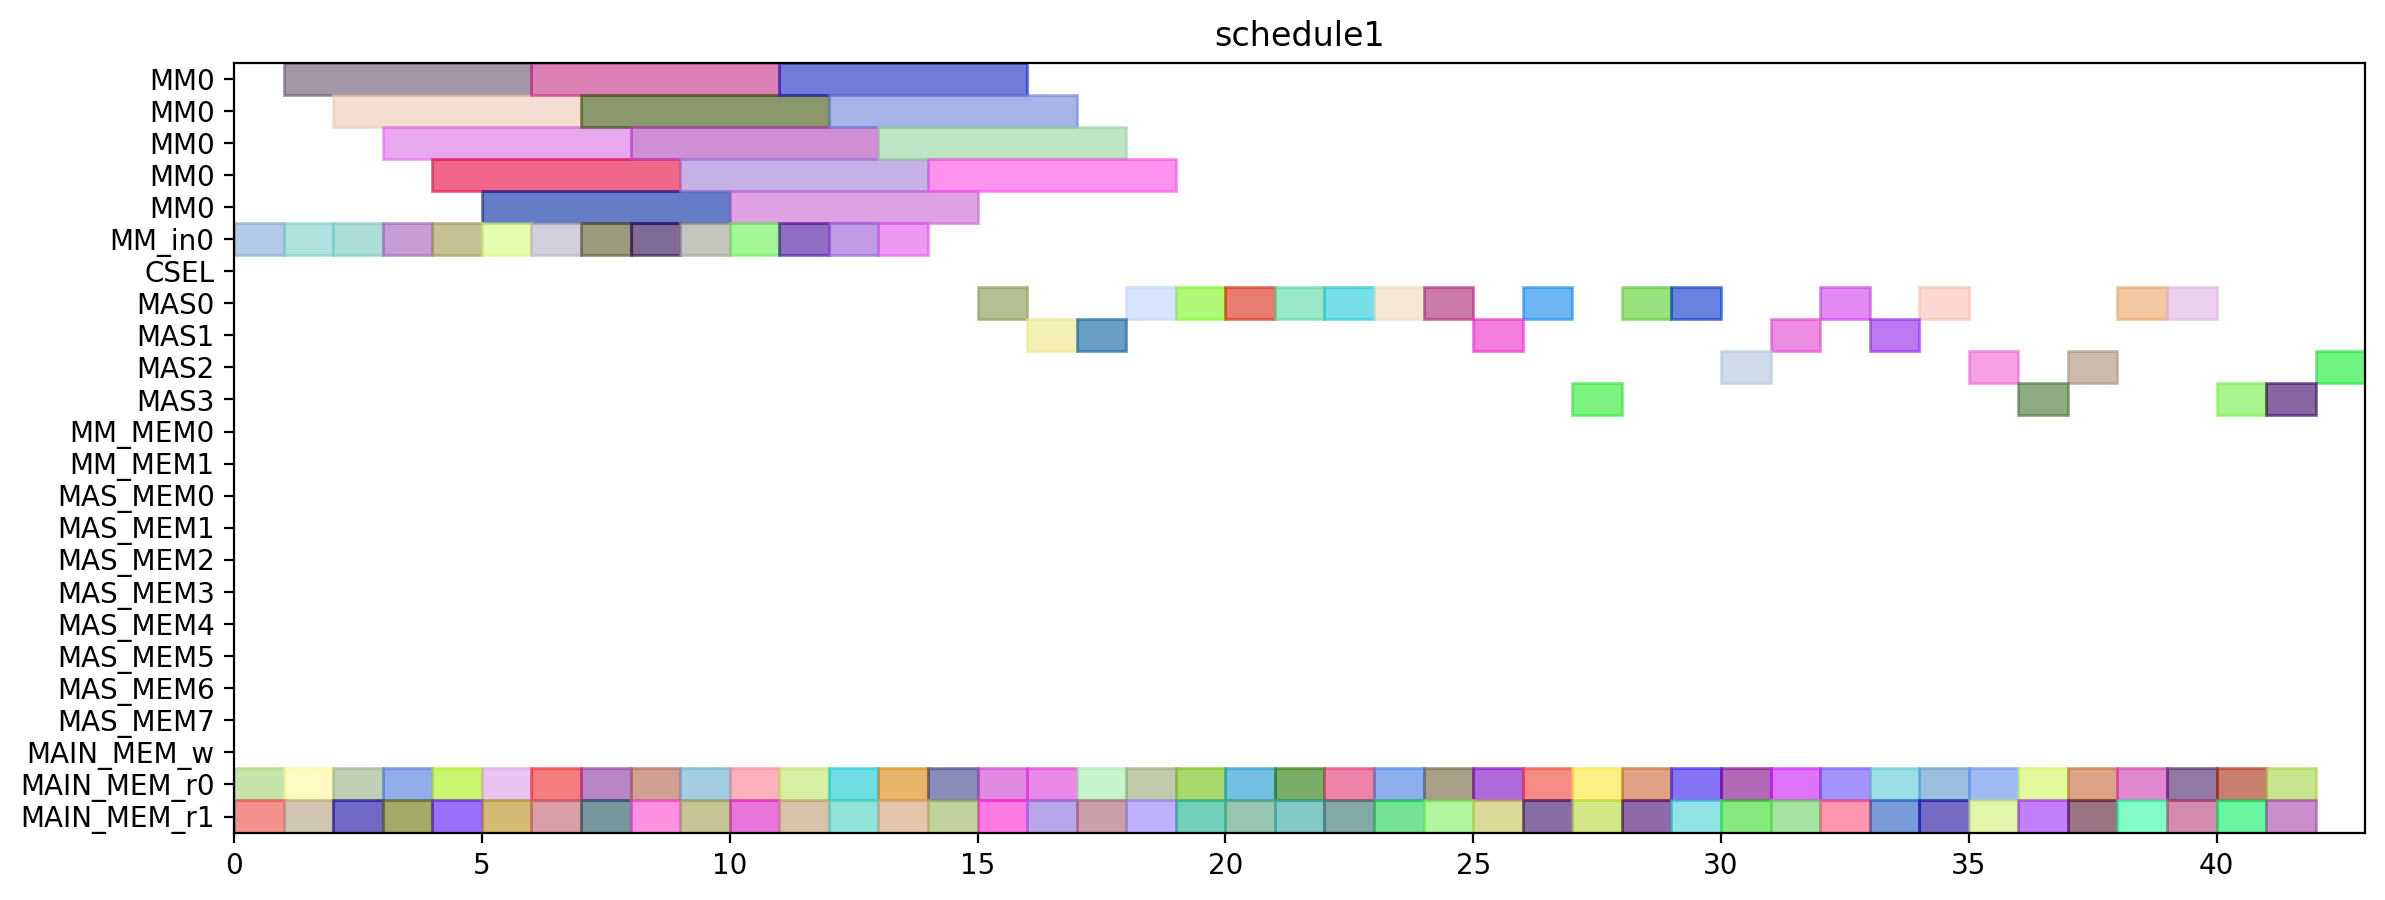

Source code (Python):
from pyschedule import Scenario, solvers, plotters, alt


def solve():
	horizon = 151
	S = Scenario("schedule1", horizon=horizon)

	# resource
	MM = S.Resources('MM', num=1, size=5)
	MM_in = S.Resources('MM_in', num=1)
	CSEL = S.Resource('CSEL')
	MAS = S.Resources('MAS', num=4, size=1, periods=range(1, horizon))
	MM_MEM = S.Resources('MM_MEM', num=2)
	MAS_MEM = S.Resources('MAS_MEM', num=8)
	MAIN_MEM_w = S.Resource('MAIN_MEM_w', size=1)
	MAIN_MEM_r = S.Resources('MAIN_MEM_r', num=2)

	# result of previous scheduling
	t4_t8_t0_in = S.Task('t4_t8_t0_in', length=1, delay_cost=1)
	S += t4_t8_t0_in >= 0
	t4_t8_t0_in += MM_in[0]

	t4_t8_t0_mem0 = S.Task('t4_t8_t0_mem0', length=1, delay_cost=1)
	S += t4_t8_t0_mem0 >= 0
	t4_t8_t0_mem0 += MAIN_MEM_r[0]

	t4_t8_t0_mem1 = S.Task('t4_t8_t0_mem1', length=1, delay_cost=1)
	S += t4_t8_t0_mem1 >= 0
	t4_t8_t0_mem1 += MAIN_MEM_r[1]

	t4_t1_t1_in = S.Task('t4_t1_t1_in', length=1, delay_cost=1)
	S += t4_t1_t1_in >= 1
	t4_t1_t1_in += MM_in[0]

	t4_t1_t1_mem0 = S.Task('t4_t1_t1_mem0', length=1, delay_cost=1)
	S += t4_t1_t1_mem0 >= 1
	t4_t1_t1_mem0 += MAIN_MEM_r[0]

	t4_t1_t1_mem1 = S.Task('t4_t1_t1_mem1', length=1, delay_cost=1)
	S += t4_t1_t1_mem1 >= 1
	t4_t1_t1_mem1 += MAIN_MEM_r[1]

	t4_t8_t0 = S.Task('t4_t8_t0', length=5, delay_cost=1)
	S += t4_t8_t0 >= 1
	t4_t8_t0 += MM[0]

	t4_t0_t1_in = S.Task('t4_t0_t1_in', length=1, delay_cost=1)
	S += t4_t0_t1_in >= 2
	t4_t0_t1_in += MM_in[0]

	t4_t0_t1_mem0 = S.Task('t4_t0_t1_mem0', length=1, delay_cost=1)
	S += t4_t0_t1_mem0 >= 2
	t4_t0_t1_mem0 += MAIN_MEM_r[0]

	t4_t0_t1_mem1 = S.Task('t4_t0_t1_mem1', length=1, delay_cost=1)
	S += t4_t0_t1_mem1 >= 2
	t4_t0_t1_mem1 += MAIN_MEM_r[1]

	t4_t1_t1 = S.Task('t4_t1_t1', length=5, delay_cost=1)
	S += t4_t1_t1 >= 2
	t4_t1_t1 += MM[0]

	t4_t0_t0_in = S.Task('t4_t0_t0_in', length=1, delay_cost=1)
	S += t4_t0_t0_in >= 3
	t4_t0_t0_in += MM_in[0]

	t4_t0_t0_mem0 = S.Task('t4_t0_t0_mem0', length=1, delay_cost=1)
	S += t4_t0_t0_mem0 >= 3
	t4_t0_t0_mem0 += MAIN_MEM_r[0]

	t4_t0_t0_mem1 = S.Task('t4_t0_t0_mem1', length=1, delay_cost=1)
	S += t4_t0_t0_mem1 >= 3
	t4_t0_t0_mem1 += MAIN_MEM_r[1]

	t4_t0_t1 = S.Task('t4_t0_t1', length=5, delay_cost=1)
	S += t4_t0_t1 >= 3
	t4_t0_t1 += MM[0]

	t2_t1_in = S.Task('t2_t1_in', length=1, delay_cost=1)
	S += t2_t1_in >= 4
	t2_t1_in += MM_in[0]

	t2_t1_mem0 = S.Task('t2_t1_mem0', length=1, delay_cost=1)
	S += t2_t1_mem0 >= 4
	t2_t1_mem0 += MAIN_MEM_r[0]

	t2_t1_mem1 = S.Task('t2_t1_mem1', length=1, delay_cost=1)
	S += t2_t1_mem1 >= 4
	t2_t1_mem1 += MAIN_MEM_r[1]

	t4_t0_t0 = S.Task('t4_t0_t0', length=5, delay_cost=1)
	S += t4_t0_t0 >= 4
	t4_t0_t0 += MM[0]

	t2_t1 = S.Task('t2_t1', length=5, delay_cost=1)
	S += t2_t1 >= 5
	t2_t1 += MM[0]

	t4_t2_t1_in = S.Task('t4_t2_t1_in', length=1, delay_cost=1)
	S += t4_t2_t1_in >= 5
	t4_t2_t1_in += MM_in[0]

	t4_t2_t1_mem0 = S.Task('t4_t2_t1_mem0', length=1, delay_cost=1)
	S += t4_t2_t1_mem0 >= 5
	t4_t2_t1_mem0 += MAIN_MEM_r[0]

	t4_t2_t1_mem1 = S.Task('t4_t2_t1_mem1', length=1, delay_cost=1)
	S += t4_t2_t1_mem1 >= 5
	t4_t2_t1_mem1 += MAIN_MEM_r[1]

	t1_t1_in = S.Task('t1_t1_in', length=1, delay_cost=1)
	S += t1_t1_in >= 6
	t1_t1_in += MM_in[0]

	t1_t1_mem0 = S.Task('t1_t1_mem0', length=1, delay_cost=1)
	S += t1_t1_mem0 >= 6
	t1_t1_mem0 += MAIN_MEM_r[0]

	t1_t1_mem1 = S.Task('t1_t1_mem1', length=1, delay_cost=1)
	S += t1_t1_mem1 >= 6
	t1_t1_mem1 += MAIN_MEM_r[1]

	t4_t2_t1 = S.Task('t4_t2_t1', length=5, delay_cost=1)
	S += t4_t2_t1 >= 6
	t4_t2_t1 += MM[0]

	t1_t0_in = S.Task('t1_t0_in', length=1, delay_cost=1)
	S += t1_t0_in >= 7
	t1_t0_in += MM_in[0]

	t1_t0_mem0 = S.Task('t1_t0_mem0', length=1, delay_cost=1)
	S += t1_t0_mem0 >= 7
	t1_t0_mem0 += MAIN_MEM_r[0]

	t1_t0_mem1 = S.Task('t1_t0_mem1', length=1, delay_cost=1)
	S += t1_t0_mem1 >= 7
	t1_t0_mem1 += MAIN_MEM_r[1]

	t1_t1 = S.Task('t1_t1', length=5, delay_cost=1)
	S += t1_t1 >= 7
	t1_t1 += MM[0]

	t0_t1_in = S.Task('t0_t1_in', length=1, delay_cost=1)
	S += t0_t1_in >= 8
	t0_t1_in += MM_in[0]

	t0_t1_mem0 = S.Task('t0_t1_mem0', length=1, delay_cost=1)
	S += t0_t1_mem0 >= 8
	t0_t1_mem0 += MAIN_MEM_r[0]

	t0_t1_mem1 = S.Task('t0_t1_mem1', length=1, delay_cost=1)
	S += t0_t1_mem1 >= 8
	t0_t1_mem1 += MAIN_MEM_r[1]

	t1_t0 = S.Task('t1_t0', length=5, delay_cost=1)
	S += t1_t0 >= 8
	t1_t0 += MM[0]

	t0_t1 = S.Task('t0_t1', length=5, delay_cost=1)
	S += t0_t1 >= 9
	t0_t1 += MM[0]

	t4_t8_t1_in = S.Task('t4_t8_t1_in', length=1, delay_cost=1)
	S += t4_t8_t1_in >= 9
	t4_t8_t1_in += MM_in[0]

	t4_t8_t1_mem0 = S.Task('t4_t8_t1_mem0', length=1, delay_cost=1)
	S += t4_t8_t1_mem0 >= 9
	t4_t8_t1_mem0 += MAIN_MEM_r[0]

	t4_t8_t1_mem1 = S.Task('t4_t8_t1_mem1', length=1, delay_cost=1)
	S += t4_t8_t1_mem1 >= 9
	t4_t8_t1_mem1 += MAIN_MEM_r[1]

	t4_t2_t0_in = S.Task('t4_t2_t0_in', length=1, delay_cost=1)
	S += t4_t2_t0_in >= 10
	t4_t2_t0_in += MM_in[0]

	t4_t2_t0_mem0 = S.Task('t4_t2_t0_mem0', length=1, delay_cost=1)
	S += t4_t2_t0_mem0 >= 10
	t4_t2_t0_mem0 += MAIN_MEM_r[0]

	t4_t2_t0_mem1 = S.Task('t4_t2_t0_mem1', length=1, delay_cost=1)
	S += t4_t2_t0_mem1 >= 10
	t4_t2_t0_mem1 += MAIN_MEM_r[1]

	t4_t8_t1 = S.Task('t4_t8_t1', length=5, delay_cost=1)
	S += t4_t8_t1 >= 10
	t4_t8_t1 += MM[0]

	t4_t1_t0_in = S.Task('t4_t1_t0_in', length=1, delay_cost=1)
	S += t4_t1_t0_in >= 11
	t4_t1_t0_in += MM_in[0]

	t4_t1_t0_mem0 = S.Task('t4_t1_t0_mem0', length=1, delay_cost=1)
	S += t4_t1_t0_mem0 >= 11
	t4_t1_t0_mem0 += MAIN_MEM_r[0]

	t4_t1_t0_mem1 = S.Task('t4_t1_t0_mem1', length=1, delay_cost=1)
	S += t4_t1_t0_mem1 >= 11
	t4_t1_t0_mem1 += MAIN_MEM_r[1]

	t4_t2_t0 = S.Task('t4_t2_t0', length=5, delay_cost=1)
	S += t4_t2_t0 >= 11
	t4_t2_t0 += MM[0]

	t2_t0_in = S.Task('t2_t0_in', length=1, delay_cost=1)
	S += t2_t0_in >= 12
	t2_t0_in += MM_in[0]

	t2_t0_mem0 = S.Task('t2_t0_mem0', length=1, delay_cost=1)
	S += t2_t0_mem0 >= 12
	t2_t0_mem0 += MAIN_MEM_r[0]

	t2_t0_mem1 = S.Task('t2_t0_mem1', length=1, delay_cost=1)
	S += t2_t0_mem1 >= 12
	t2_t0_mem1 += MAIN_MEM_r[1]

	t4_t1_t0 = S.Task('t4_t1_t0', length=5, delay_cost=1)
	S += t4_t1_t0 >= 12
	t4_t1_t0 += MM[0]

	t0_t0_in = S.Task('t0_t0_in', length=1, delay_cost=1)
	S += t0_t0_in >= 13
	t0_t0_in += MM_in[0]

	t0_t0_mem0 = S.Task('t0_t0_mem0', length=1, delay_cost=1)
	S += t0_t0_mem0 >= 13
	t0_t0_mem0 += MAIN_MEM_r[0]

	t0_t0_mem1 = S.Task('t0_t0_mem1', length=1, delay_cost=1)
	S += t0_t0_mem1 >= 13
	t0_t0_mem1 += MAIN_MEM_r[1]

	t2_t0 = S.Task('t2_t0', length=5, delay_cost=1)
	S += t2_t0 >= 13
	t2_t0 += MM[0]

	t0_t0 = S.Task('t0_t0', length=5, delay_cost=1)
	S += t0_t0 >= 14
	t0_t0 += MM[0]

	t4_t51_mem0 = S.Task('t4_t51_mem0', length=1, delay_cost=1)
	S += t4_t51_mem0 >= 14
	t4_t51_mem0 += MAIN_MEM_r[0]

	t4_t51_mem1 = S.Task('t4_t51_mem1', length=1, delay_cost=1)
	S += t4_t51_mem1 >= 14
	t4_t51_mem1 += MAIN_MEM_r[1]

	t0_t3_mem0 = S.Task('t0_t3_mem0', length=1, delay_cost=1)
	S += t0_t3_mem0 >= 15
	t0_t3_mem0 += MAIN_MEM_r[0]

	t0_t3_mem1 = S.Task('t0_t3_mem1', length=1, delay_cost=1)
	S += t0_t3_mem1 >= 15
	t0_t3_mem1 += MAIN_MEM_r[1]

	t4_t51 = S.Task('t4_t51', length=1, delay_cost=1)
	S += t4_t51 >= 15
	t4_t51 += MAS[0]

	t0_t3 = S.Task('t0_t3', length=1, delay_cost=1)
	S += t0_t3 >= 16
	t0_t3 += MAS[1]

	t4_t0_t3_mem0 = S.Task('t4_t0_t3_mem0', length=1, delay_cost=1)
	S += t4_t0_t3_mem0 >= 16
	t4_t0_t3_mem0 += MAIN_MEM_r[0]

	t4_t0_t3_mem1 = S.Task('t4_t0_t3_mem1', length=1, delay_cost=1)
	S += t4_t0_t3_mem1 >= 16
	t4_t0_t3_mem1 += MAIN_MEM_r[1]

	t0_t2_mem0 = S.Task('t0_t2_mem0', length=1, delay_cost=1)
	S += t0_t2_mem0 >= 17
	t0_t2_mem0 += MAIN_MEM_r[0]

	t0_t2_mem1 = S.Task('t0_t2_mem1', length=1, delay_cost=1)
	S += t0_t2_mem1 >= 17
	t0_t2_mem1 += MAIN_MEM_r[1]

	t4_t0_t3 = S.Task('t4_t0_t3', length=1, delay_cost=1)
	S += t4_t0_t3 >= 17
	t4_t0_t3 += MAS[1]

	t0_t2 = S.Task('t0_t2', length=1, delay_cost=1)
	S += t0_t2 >= 18
	t0_t2 += MAS[0]

	t1_t2_mem0 = S.Task('t1_t2_mem0', length=1, delay_cost=1)
	S += t1_t2_mem0 >= 18
	t1_t2_mem0 += MAIN_MEM_r[0]

	t1_t2_mem1 = S.Task('t1_t2_mem1', length=1, delay_cost=1)
	S += t1_t2_mem1 >= 18
	t1_t2_mem1 += MAIN_MEM_r[1]

	t1_t2 = S.Task('t1_t2', length=1, delay_cost=1)
	S += t1_t2 >= 19
	t1_t2 += MAS[0]

	t2_t3_mem0 = S.Task('t2_t3_mem0', length=1, delay_cost=1)
	S += t2_t3_mem0 >= 19
	t2_t3_mem0 += MAIN_MEM_r[0]

	t2_t3_mem1 = S.Task('t2_t3_mem1', length=1, delay_cost=1)
	S += t2_t3_mem1 >= 19
	t2_t3_mem1 += MAIN_MEM_r[1]

	t2_t2_mem0 = S.Task('t2_t2_mem0', length=1, delay_cost=1)
	S += t2_t2_mem0 >= 20
	t2_t2_mem0 += MAIN_MEM_r[0]

	t2_t2_mem1 = S.Task('t2_t2_mem1', length=1, delay_cost=1)
	S += t2_t2_mem1 >= 20
	t2_t2_mem1 += MAIN_MEM_r[1]

	t2_t3 = S.Task('t2_t3', length=1, delay_cost=1)
	S += t2_t3 >= 20
	t2_t3 += MAS[0]

	t2_t2 = S.Task('t2_t2', length=1, delay_cost=1)
	S += t2_t2 >= 21
	t2_t2 += MAS[0]

	t4_t50_mem0 = S.Task('t4_t50_mem0', length=1, delay_cost=1)
	S += t4_t50_mem0 >= 21
	t4_t50_mem0 += MAIN_MEM_r[0]

	t4_t50_mem1 = S.Task('t4_t50_mem1', length=1, delay_cost=1)
	S += t4_t50_mem1 >= 21
	t4_t50_mem1 += MAIN_MEM_r[1]

	t4_t41_mem0 = S.Task('t4_t41_mem0', length=1, delay_cost=1)
	S += t4_t41_mem0 >= 22
	t4_t41_mem0 += MAIN_MEM_r[0]

	t4_t41_mem1 = S.Task('t4_t41_mem1', length=1, delay_cost=1)
	S += t4_t41_mem1 >= 22
	t4_t41_mem1 += MAIN_MEM_r[1]

	t4_t50 = S.Task('t4_t50', length=1, delay_cost=1)
	S += t4_t50 >= 22
	t4_t50 += MAS[0]

	t4_t0_t2_mem0 = S.Task('t4_t0_t2_mem0', length=1, delay_cost=1)
	S += t4_t0_t2_mem0 >= 23
	t4_t0_t2_mem0 += MAIN_MEM_r[0]

	t4_t0_t2_mem1 = S.Task('t4_t0_t2_mem1', length=1, delay_cost=1)
	S += t4_t0_t2_mem1 >= 23
	t4_t0_t2_mem1 += MAIN_MEM_r[1]

	t4_t41 = S.Task('t4_t41', length=1, delay_cost=1)
	S += t4_t41 >= 23
	t4_t41 += MAS[0]

	t1_t3_mem0 = S.Task('t1_t3_mem0', length=1, delay_cost=1)
	S += t1_t3_mem0 >= 24
	t1_t3_mem0 += MAIN_MEM_r[0]

	t1_t3_mem1 = S.Task('t1_t3_mem1', length=1, delay_cost=1)
	S += t1_t3_mem1 >= 24
	t1_t3_mem1 += MAIN_MEM_r[1]

	t4_t0_t2 = S.Task('t4_t0_t2', length=1, delay_cost=1)
	S += t4_t0_t2 >= 24
	t4_t0_t2 += MAS[0]

	t1_t3 = S.Task('t1_t3', length=1, delay_cost=1)
	S += t1_t3 >= 25
	t1_t3 += MAS[1]

	t4_t40_mem0 = S.Task('t4_t40_mem0', length=1, delay_cost=1)
	S += t4_t40_mem0 >= 25
	t4_t40_mem0 += MAIN_MEM_r[0]

	t4_t40_mem1 = S.Task('t4_t40_mem1', length=1, delay_cost=1)
	S += t4_t40_mem1 >= 25
	t4_t40_mem1 += MAIN_MEM_r[1]

	t4_t2_t3_mem0 = S.Task('t4_t2_t3_mem0', length=1, delay_cost=1)
	S += t4_t2_t3_mem0 >= 26
	t4_t2_t3_mem0 += MAIN_MEM_r[0]

	t4_t2_t3_mem1 = S.Task('t4_t2_t3_mem1', length=1, delay_cost=1)
	S += t4_t2_t3_mem1 >= 26
	t4_t2_t3_mem1 += MAIN_MEM_r[1]

	t4_t40 = S.Task('t4_t40', length=1, delay_cost=1)
	S += t4_t40 >= 26
	t4_t40 += MAS[0]

	t4_t2_t2_mem0 = S.Task('t4_t2_t2_mem0', length=1, delay_cost=1)
	S += t4_t2_t2_mem0 >= 27
	t4_t2_t2_mem0 += MAIN_MEM_r[0]

	t4_t2_t2_mem1 = S.Task('t4_t2_t2_mem1', length=1, delay_cost=1)
	S += t4_t2_t2_mem1 >= 27
	t4_t2_t2_mem1 += MAIN_MEM_r[1]

	t4_t2_t3 = S.Task('t4_t2_t3', length=1, delay_cost=1)
	S += t4_t2_t3 >= 27
	t4_t2_t3 += MAS[3]

	t4_t1_t3_mem0 = S.Task('t4_t1_t3_mem0', length=1, delay_cost=1)
	S += t4_t1_t3_mem0 >= 28
	t4_t1_t3_mem0 += MAIN_MEM_r[0]

	t4_t1_t3_mem1 = S.Task('t4_t1_t3_mem1', length=1, delay_cost=1)
	S += t4_t1_t3_mem1 >= 28
	t4_t1_t3_mem1 += MAIN_MEM_r[1]

	t4_t2_t2 = S.Task('t4_t2_t2', length=1, delay_cost=1)
	S += t4_t2_t2 >= 28
	t4_t2_t2 += MAS[0]

	t4_t1_t2_mem0 = S.Task('t4_t1_t2_mem0', length=1, delay_cost=1)
	S += t4_t1_t2_mem0 >= 29
	t4_t1_t2_mem0 += MAIN_MEM_r[0]

	t4_t1_t2_mem1 = S.Task('t4_t1_t2_mem1', length=1, delay_cost=1)
	S += t4_t1_t2_mem1 >= 29
	t4_t1_t2_mem1 += MAIN_MEM_r[1]

	t4_t1_t3 = S.Task('t4_t1_t3', length=1, delay_cost=1)
	S += t4_t1_t3 >= 29
	t4_t1_t3 += MAS[0]

	t4_t1_t2 = S.Task('t4_t1_t2', length=1, delay_cost=1)
	S += t4_t1_t2 >= 30
	t4_t1_t2 += MAS[2]


	# new tasks
	t4_t8_t2 = S.Task('t4_t8_t2', length=1, delay_cost=1)
	t4_t8_t2 += alt(MAS)
	t4_t8_t2_mem0 = S.Task('t4_t8_t2_mem0', length=1, delay_cost=1)
	t4_t8_t2_mem0 += MAIN_MEM_r[0]
	S += t4_t8_t2_mem0 <= t4_t8_t2

	t4_t8_t2_mem1 = S.Task('t4_t8_t2_mem1', length=1, delay_cost=1)
	t4_t8_t2_mem1 += MAIN_MEM_r[1]
	S += t4_t8_t2_mem1 <= t4_t8_t2

	t4_t8_t3 = S.Task('t4_t8_t3', length=1, delay_cost=1)
	t4_t8_t3 += alt(MAS)
	t4_t8_t3_mem0 = S.Task('t4_t8_t3_mem0', length=1, delay_cost=1)
	t4_t8_t3_mem0 += MAIN_MEM_r[0]
	S += t4_t8_t3_mem0 <= t4_t8_t3

	t4_t8_t3_mem1 = S.Task('t4_t8_t3_mem1', length=1, delay_cost=1)
	t4_t8_t3_mem1 += MAIN_MEM_r[1]
	S += t4_t8_t3_mem1 <= t4_t8_t3

	t70 = S.Task('t70', length=1, delay_cost=1)
	t70 += alt(MAS)
	t70_mem0 = S.Task('t70_mem0', length=1, delay_cost=1)
	t70_mem0 += MAIN_MEM_r[0]
	S += t70_mem0 <= t70

	t70_mem1 = S.Task('t70_mem1', length=1, delay_cost=1)
	t70_mem1 += MAIN_MEM_r[1]
	S += t70_mem1 <= t70

	t71 = S.Task('t71', length=1, delay_cost=1)
	t71 += alt(MAS)
	t71_mem0 = S.Task('t71_mem0', length=1, delay_cost=1)
	t71_mem0 += MAIN_MEM_r[0]
	S += t71_mem0 <= t71

	t71_mem1 = S.Task('t71_mem1', length=1, delay_cost=1)
	t71_mem1 += MAIN_MEM_r[1]
	S += t71_mem1 <= t71

	t80 = S.Task('t80', length=1, delay_cost=1)
	t80 += alt(MAS)
	t80_mem0 = S.Task('t80_mem0', length=1, delay_cost=1)
	t80_mem0 += MAIN_MEM_r[0]
	S += t80_mem0 <= t80

	t80_mem1 = S.Task('t80_mem1', length=1, delay_cost=1)
	t80_mem1 += MAIN_MEM_r[1]
	S += t80_mem1 <= t80

	t81 = S.Task('t81', length=1, delay_cost=1)
	t81 += alt(MAS)
	t81_mem0 = S.Task('t81_mem0', length=1, delay_cost=1)
	t81_mem0 += MAIN_MEM_r[0]
	S += t81_mem0 <= t81

	t81_mem1 = S.Task('t81_mem1', length=1, delay_cost=1)
	t81_mem1 += MAIN_MEM_r[1]
	S += t81_mem1 <= t81

	t90 = S.Task('t90', length=1, delay_cost=1)
	t90 += alt(MAS)
	t90_mem0 = S.Task('t90_mem0', length=1, delay_cost=1)
	t90_mem0 += MAIN_MEM_r[0]
	S += t90_mem0 <= t90

	t90_mem1 = S.Task('t90_mem1', length=1, delay_cost=1)
	t90_mem1 += MAIN_MEM_r[1]
	S += t90_mem1 <= t90

	t91 = S.Task('t91', length=1, delay_cost=1)
	t91 += alt(MAS)
	t91_mem0 = S.Task('t91_mem0', length=1, delay_cost=1)
	t91_mem0 += MAIN_MEM_r[0]
	S += t91_mem0 <= t91

	t91_mem1 = S.Task('t91_mem1', length=1, delay_cost=1)
	t91_mem1 += MAIN_MEM_r[1]
	S += t91_mem1 <= t91

	t100 = S.Task('t100', length=1, delay_cost=1)
	t100 += alt(MAS)
	t100_mem0 = S.Task('t100_mem0', length=1, delay_cost=1)
	t100_mem0 += MAIN_MEM_r[0]
	S += t100_mem0 <= t100

	t100_mem1 = S.Task('t100_mem1', length=1, delay_cost=1)
	t100_mem1 += MAIN_MEM_r[1]
	S += t100_mem1 <= t100

	t101 = S.Task('t101', length=1, delay_cost=1)
	t101 += alt(MAS)
	t101_mem0 = S.Task('t101_mem0', length=1, delay_cost=1)
	t101_mem0 += MAIN_MEM_r[0]
	S += t101_mem0 <= t101

	t101_mem1 = S.Task('t101_mem1', length=1, delay_cost=1)
	t101_mem1 += MAIN_MEM_r[1]
	S += t101_mem1 <= t101

	t5_t0_t2 = S.Task('t5_t0_t2', length=1, delay_cost=1)
	t5_t0_t2 += alt(MAS)
	t5_t0_t2_mem0 = S.Task('t5_t0_t2_mem0', length=1, delay_cost=1)
	t5_t0_t2_mem0 += MAIN_MEM_r[0]
	S += t5_t0_t2_mem0 <= t5_t0_t2

	t5_t0_t2_mem1 = S.Task('t5_t0_t2_mem1', length=1, delay_cost=1)
	t5_t0_t2_mem1 += MAIN_MEM_r[1]
	S += t5_t0_t2_mem1 <= t5_t0_t2

	t5_t8_t2 = S.Task('t5_t8_t2', length=1, delay_cost=1)
	t5_t8_t2 += alt(MAS)
	t5_t8_t2_mem0 = S.Task('t5_t8_t2_mem0', length=1, delay_cost=1)
	t5_t8_t2_mem0 += MAIN_MEM_r[0]
	S += t5_t8_t2_mem0 <= t5_t8_t2

	t5_t8_t2_mem1 = S.Task('t5_t8_t2_mem1', length=1, delay_cost=1)
	t5_t8_t2_mem1 += MAIN_MEM_r[1]
	S += t5_t8_t2_mem1 <= t5_t8_t2

	solvers.mip.solve(S,msg=1,kind='CPLEX',ratio_gap=1.01)

	solution = [['hoge']*len(S.solution()[1]) for i in range(len(S.solution()))]
	for i in range(len(S.solution())):
		for j in range(len(S.solution()[i])):
			solution[i][j]=str(S.solution()[i][j])
	print(solution)

	cycles = int(solution[-1][3])

	pic_file_name = "/home/mfukuda/ABE/multiRAM_multiMAS_16mux/scheduling_result/stage5MM1_stage1MAS4/SPARSE/schedule1.png"
	if(S.solution() != []):
		plotters.matplotlib.plot(S,img_filename=pic_file_name, show_task_labels=False, fig_size=(cycles*0.25+3, 5))

	return solution
